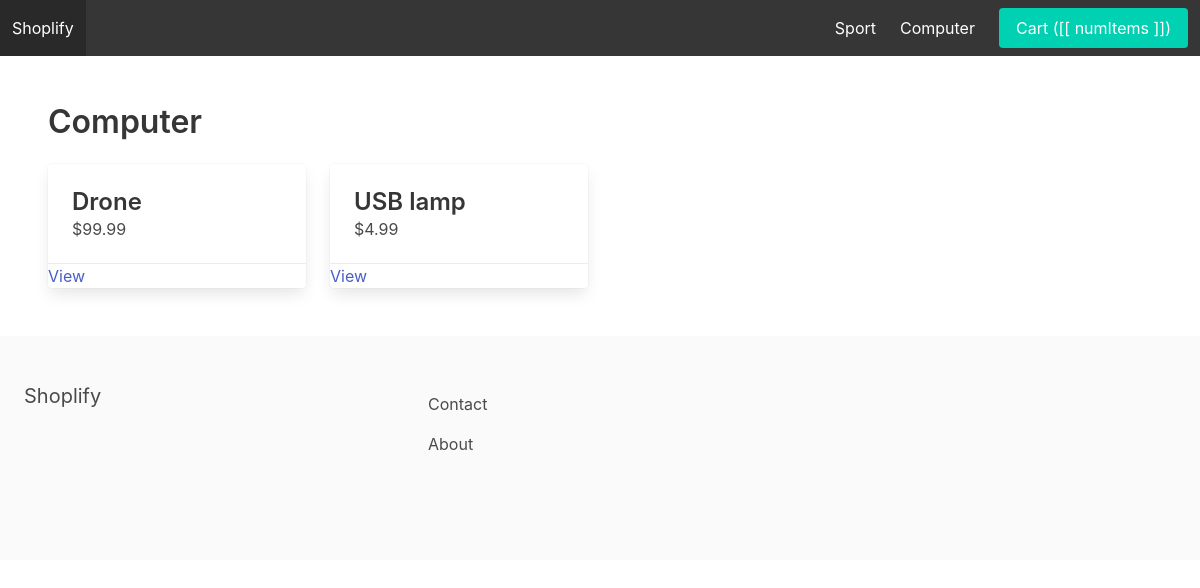
The page /computer/ on the database its author committed.
### store/models.py (models this page shows, shortened)
class Category(models.Model):
    title = models.CharField(max_length=255)
    slug = models.SlugField(max_length=255)
    ordering = models.IntegerField(default=0)
    class Meta:
        verbose_name_plural = 'Categories'
        ordering = ('ordering',)

class Product(models.Model):
    category = models.ForeignKey(Category, related_name='products', on_delete=models.CASCADE)
    title = models.CharField(max_length=255)
    slug = models.SlugField(max_length=255)
    description = models.TextField(blank=True, null=True)
    price = models.FloatField(max_length=255)
    is_featured = models.BooleanField(default=False)
    image = models.ImageField(upload_to='uploads', blank=True, null=True)
    thumbnail = models.ImageField(blank=True, null=True)
    date_added = models.DateTimeField(auto_now_add=True)
    class Meta:
        ordering = ('-date_added',)

### store/views.py (the view)
# urls.py: path('<slug:slug>/', category_detail, name='category_detail'),
def category_detail(request, slug):
    category = get_object_or_404(Category, slug=slug)
    products = category.products.all()
    context = {
        'category': category,
        'products': products
    }
    return render(request, 'category_detail.html', context)

### store/context_processors.py (called while the page is built)
def menu_categories(request):
    categories = Category.objects.all()
    return {'menu_categories': categories}

### store/templates/category_detail.html (shortened to what this page needs)
{% extends 'base.html' %}
{% block content %}
    <h1 class="title">{{ category.title }}</h1>
    <div class="columns is-multiline">
        {% for product in products %}
            <div class="column is-3">
                <div class="card">
                    <div class="card-content">
                        <div class="media">
                            <div class="media-content">
                                <p class="title is-4">{{ product.title }}</p>
                                <p class="subtitle is-6">${{ product.price }}</p>
                            </div>
                        </div>
                    </div>
                    <footer class="card-footer">
                        <a href="{% url 'product_detail' category.slug product.slug %}" class="class-footer-item">View</a>
                    </footer>
                </div>
            </div>
        {% endfor %}
    </div>
{% endblock %}

### core/templates/base.html (shortened to what this page needs)
{% load static %}
<!DOCTYPE html>
<html>
    <head>
        <link rel="stylesheet" href="https://cdn.jsdelivr.net/npm/bulma@0.9.0/css/bulma.min.css">
        <link rel="stylesheet" href="{% static 'main.css' %}">
    </head>
    <body>
        <nav class="navbar is-dark">
            <div class="navbar-brand">
                <a href="{% url 'frontpage' %}" class="navbar-item" href="/">Shoplify</a>
            </div>
            <div id="main-navbar" class="navbar-menu">
                <div class ="navbar-end">
                    {% for category in menu_categories %}
                        <a href="{% url 'category_detail' category.slug %}" class="navbar-item">{{ category.title }}</a>
                    {% endfor %}
                    <div class="navbar-item" id="navbarapp">
                        <a href="{% url 'cart' %}" class="button is-primary">Cart ([[ numItems ]])</a>
                    </div>
                </div>
            </div>
        </nav>
        <section class="section">
            {% block content %}
            {% endblock %}
        </section>
        <footer class="footer">
            <div class="columns">
                <div class="column is-4">
                    <h2 class="subtitle">Shoplify</h2>
                </div>
                <div class="column is-8">
                    <a href="{% url 'contact' %}" class="navbar-item">Contact</a>
                    <a href="{% url 'about' %}" class="navbar-item">About</a>
                </div>
            </div>
        </footer>
    </body>
</html>

### rows shown on the page
Category: title "Sport"
Category: title "Computer"
Product: title "Drone", price "99.99"
Product: title "USB lamp", price "4.99"
